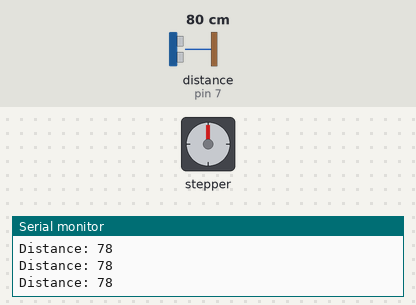
Recording of a sketch running on a simulated Arduino Uno, built with avr-gcc and run on an emulated ATmega328P. Parts: stepper motor, the last lines printed to the serial monitor. Wiring (inferred from the names in the program): ultrasonic range finder: trigger pin 6; echo pin 7. Inputs (shaded band) come from the test bench; at power-on: distance to the obstacle (sensor on pin 7) 80 cm. The echo pulse lasts 58.3 µs per cm; stepper angles assume 200 steps per turn.

Above: at 1.2 s.
1.3 s: distance to the obstacle (sensor on pin 7) set to 10 cm
4.3 s: distance to the obstacle (sensor on pin 7) set to 7 cm
At 4.46 s:
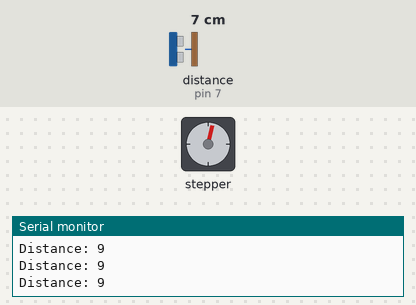
At 5.06 s:
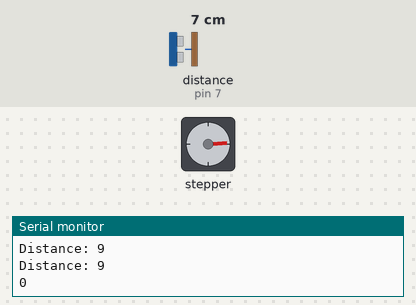
Timing chart, 0 to 59.8 s (numbered marks = the images above; inputs shaded):
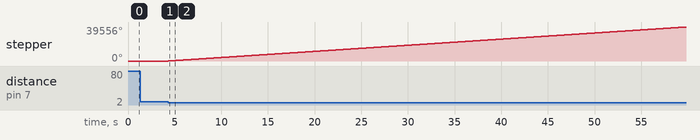

Measured:
- the behaviour switches between 9 and 8 cm on distance to the obstacle (sensor on pin 7) (found by bisection; images 0 and 1)
- after the input at 4.3 s, stepper: keeps turning clockwise at about 713°/s, starting at once

The sketch:

smart_garbage.ino
```cpp
#include <Stepper.h>

const int trigPin = 6;
const int echoPin = 7;
long duration;
int distance;
int count = 0;
bool open = false;

const int stepsPerRev = 200;  // change this to fit the number of steps per revolution
// for your motor

// initialize the stepper library on pins 8 through 11:
Stepper myStepper(stepsPerRev, 9, 11, 10, 12);

void setup() {
  // set the speed at 60 rpm:
  // initialize the serial port:
  Serial.begin(9600);
  myStepper.setSpeed(120);
  //lcd.begin(16, 2); // Initializes the interface to the LCD screen, and specifies the dimensions (width and height) of the display
  pinMode(trigPin, OUTPUT);
  pinMode(echoPin, INPUT);
}

void loop() {
  // step one revolution  in one direction:
  myStepper.step(0);
  // // delay(500);
  // Clears the trigPin
  digitalWrite(trigPin, LOW);
  delayMicroseconds(2);
  // Sets the trigPin on HIGH state for 10 micro seconds
  digitalWrite(trigPin, HIGH);
  delayMicroseconds(10);
  digitalWrite(trigPin, LOW);
  // Reads the echoPin, returns the sound wave travel time in microseconds
  duration = pulseIn(echoPin, HIGH);
  // Calculating the distance
  distance = duration * 0.034 / 2;

  if (distance < 8){
    open = true;
    for(int count = 0; count < 30; count++){
      myStepper.step(stepsPerRev);
      delay(1);
      Serial.println(count);
    }
  }
   else if (open){
     myStepper.step(0);
     delay(3000);
    for(int count = 0; count < 30; count++){
      myStepper.step(-stepsPerRev);
      delay(1);
      Serial.println(count);
    }
    open = false;
  }
  // Prints the distance on the Serial Monitor
  Serial.print("Distance: ");
  Serial.println(distance);
}
```
